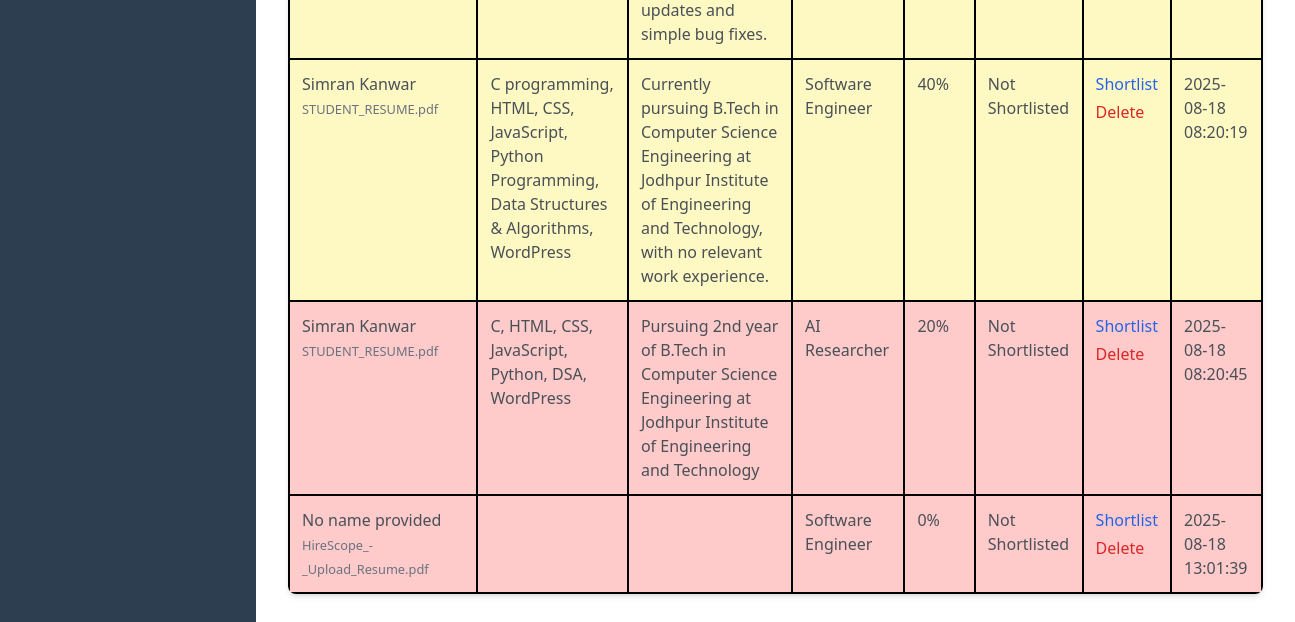
/candidates (signed in, lower part), run on an earlier commit of the app's database.
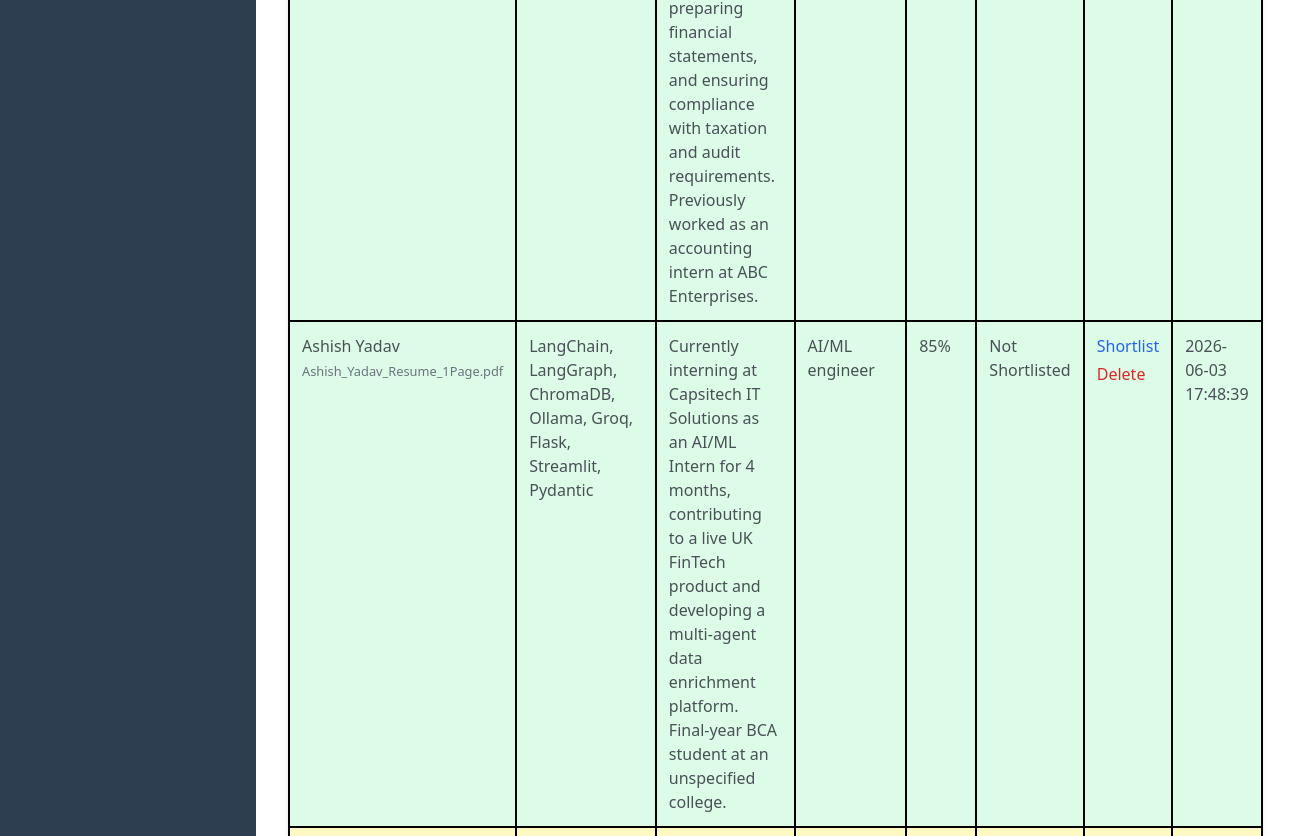
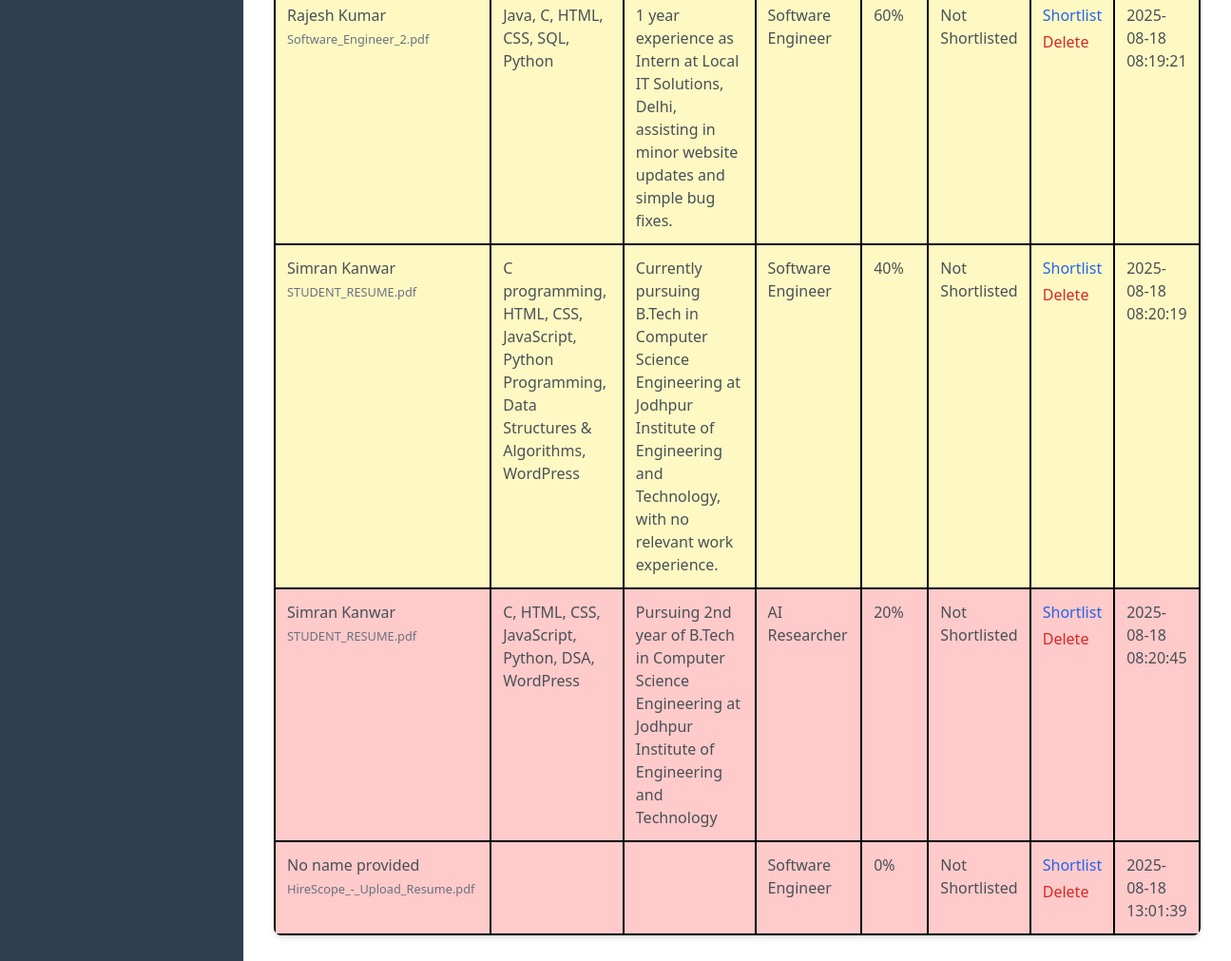
And on a later commit of the database (2 pictures, top to bottom).
### tables this page shows
CREATE TABLE candidates (
            id INTEGER PRIMARY KEY AUTOINCREMENT,
            name TEXT NOT NULL,
            skills TEXT,
            experience TEXT,
            job_role TEXT NOT NULL,
            resume_text TEXT NOT NULL,
            match_percentage INTEGER NOT NULL,
            filename TEXT NOT NULL,
            is_shortlisted BOOLEAN DEFAULT 0,
            created_at TIMESTAMP DEFAULT (datetime('now', '+5 hours', '+30 minutes'))

        );

### app.py (the view)
@app.route('/candidates')
def candidates():
  if 'logged_in' not in session:
      return redirect(url_for('login'))
  conn = sqlite3.connect('hirescope.db')
  cursor = conn.cursor()
  job_role_filter = request.args.get('job_role')
  sort_by = request.args.get('sort_by')
  query = "SELECT * FROM candidates"
  params = []
  if job_role_filter and job_role_filter != 'all':
      query += " WHERE job_role = ?"
      params.append(job_role_filter)
  if sort_by == 'match_desc':
      query += " ORDER BY match_percentage DESC"
  elif sort_by == 'match_asc':
      query += " ORDER BY match_percentage ASC"
  elif sort_by == 'date_desc':
      query += " ORDER BY created_at DESC"
  elif sort_by == 'date_asc':
      query += " ORDER BY created_at ASC"
  else:
      query += " ORDER BY match_percentage DESC"
  cursor.execute(query, params)
  candidates_data = cursor.fetchall()
  cursor.execute("SELECT DISTINCT job_role FROM candidates ORDER BY job_role ASC")
  job_roles = [row[0] for row in cursor.fetchall()]
  conn.close()
  return render_template('candidates.html',candidates=candidates_data, job_roles=job_roles, selected_job_role=job_role_filter, selected_sort_by=sort_by)

### templates/candidates.html (shortened to what this page needs)
<!DOCTYPE html>
<html lang="en">
<head>
    <script src="https://cdn.tailwindcss.com"></script>
    <link rel="stylesheet" href="https://cdnjs.cloudflare.com/ajax/libs/font-awesome/6.0.0-beta3/css/all.min.css">
</head>
<body>
    <div class="flex min-h-screen">
        <nav id="sidebar" class="w-64 bg-[#2c3e50] text-white p-0 fixed h-screen overflow-y-auto transform -translate-x-full transition-transform duration-300 ease-in-out md:translate-x-0 md:block z-40 md:h-screen">
        </nav>
        <main class="flex-1 p-4 md:ml-64 md:p-8">
            {% if candidates %}
                <div class="bg-white rounded-lg shadow-md overflow-hidden">
                    <table class="w-full border-collapse">
                        <tbody>
                            {% for candidate in candidates %}
                            <tr class="{% if candidate[6] < 40 %}bg-red-200{% elif candidate[6] < 75 %}bg-yellow-100{% else %}bg-green-100{% endif %}">
                                <td class="p-3 align-top border-2 border-black text-[#495057]">
                                    {{ candidate[1] }}
                                    <br>
                                    <small class="text-gray-500">{{ candidate[7] }}</small>
                                </td>
                                <td class="p-3 align-top border-2 border-black text-[#495057]">{{ candidate[2] }}</td>
                                <td class="p-3 align-top border-2 border-black text-[#495057]">{{ candidate[3] }}</td>
                                <td class="p-3 align-top border-2 border-black text-[#495057]">{{ candidate[4] }}</td>
                                <td class="p-3 align-top border-2 border-black text-[#495057]">{{ candidate[6] }}%</td>
                                <td class="p-3 align-top border-2 border-black text-[#495057]">
                                    {% if candidate[8] %}
                                        Shortlisted
                                    {% else %}
                                        Not Shortlisted
                                    {% endif %}
                                </td>
                                <td class="p-3 align-top border-2 border-black text-[#495057] space-y-1">
                                    <a href="{{ url_for('toggle_shortlist', candidate_id=candidate[0]) }}" method="POST" class="text-blue-600 no-underline hover:underline block">
                                        {% if candidate[8] %}
                                            Remove
                                        {% else %}
                                            Shortlist
                                        {% endif %}
                                    </a>
                                    <form action="{{ url_for('delete_candidate', candidate_id=candidate[0]) }}" method="POST" onsubmit="return confirm('Are you sure you want to delete this candidate?');">
                                        <button type="submit" class="text-red-600 hover:underline">Delete</button>
                                    </form>
                                </td>
                                <td class="p-3 align-top border-2 border-black text-[#495057]">{{ candidate[9] }}</td>
                            </tr>
                            {% endfor %}
                        </tbody>
                    </table>
                </div>
            {% else %}
                <div class="bg-white p-12 rounded-lg shadow-md text-center">
                    <h3 class="text-[#7f8c8d] mb-4">No candidates found</h3>
                </div>
            {% endif %}
        </main>
    </div>
</body>
</html>

What changed in the data, as far as the page shows it:
added candidates: name "Ashish Yadav", filename "Ashish_Yadav_Resume_1Page.pdf", skills "LangChain, LangGraph, ChromaDB, Ollama, Groq, Flask, Streamlit, Pydantic", experience "Currently interning at Capsitech IT Solutions as an AI/ML Intern for 4 months, contributing to a live UK FinTech product and developing a multi-agent data enrichment platform. Final-year BCA student at an unspecified college.", job_role "AI/ML engineer", match_percentage "85", is_shortlisted "Not Shortlisted", created_at "2026-06-03 17:48:39"
now on this page (row unchanged): candidates: name "Rajesh Kumar", filename "Software_Engineer_2.pdf", skills "Java, C, HTML, CSS, SQL, Python", experience "1 year experience as Intern at Local IT Solutions, Delhi, assisting in minor website updates and simple bug fixes.", job_role "Software Engineer", match_percentage "60", is_shortlisted "Not Shortlisted", created_at "2025-08-18 08:19:21"
